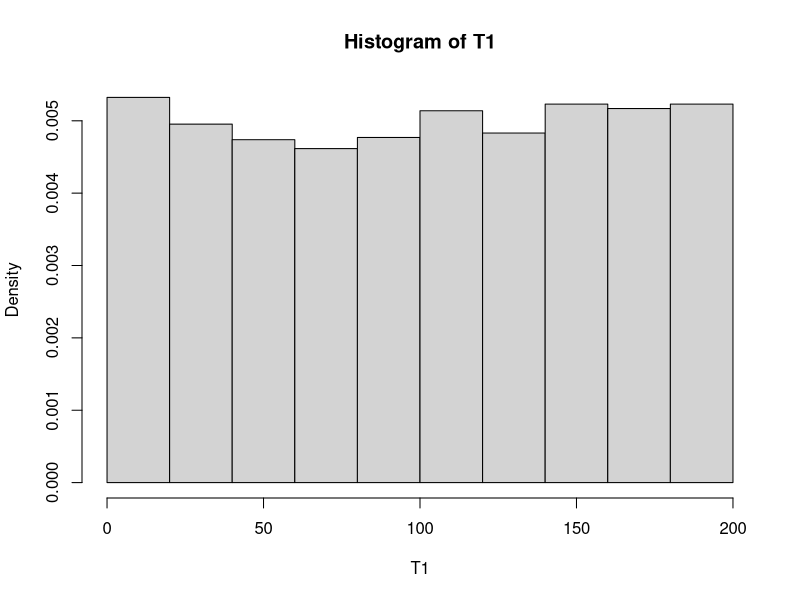
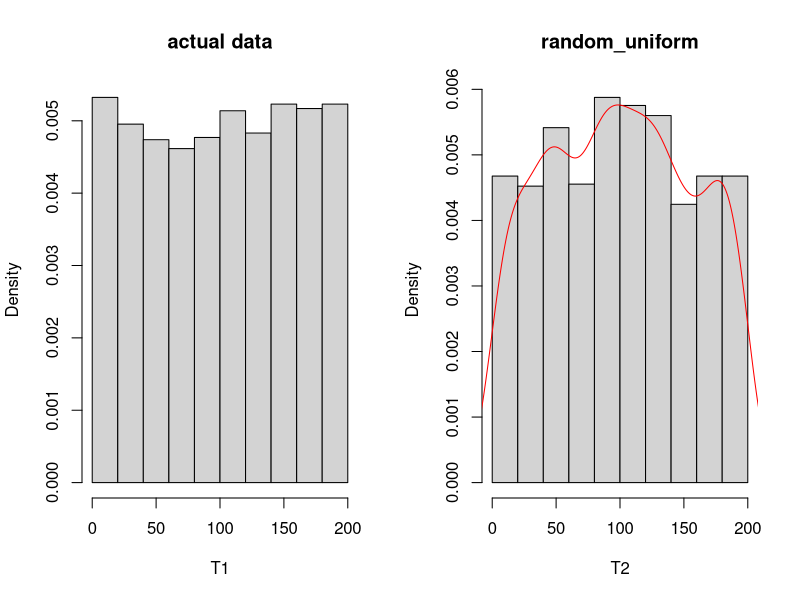
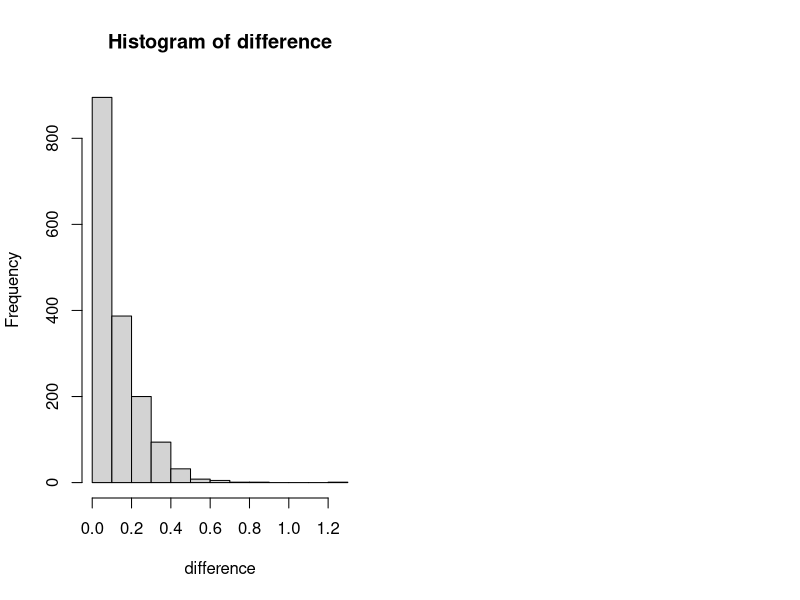
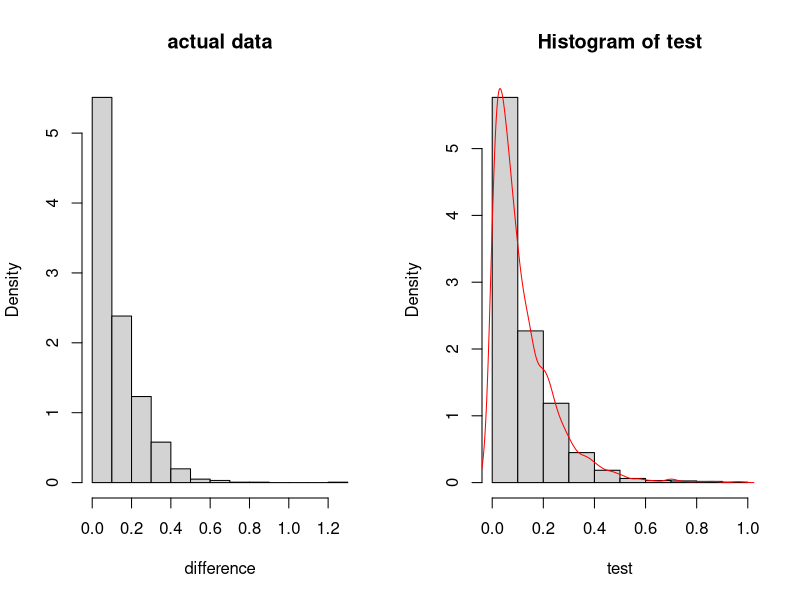
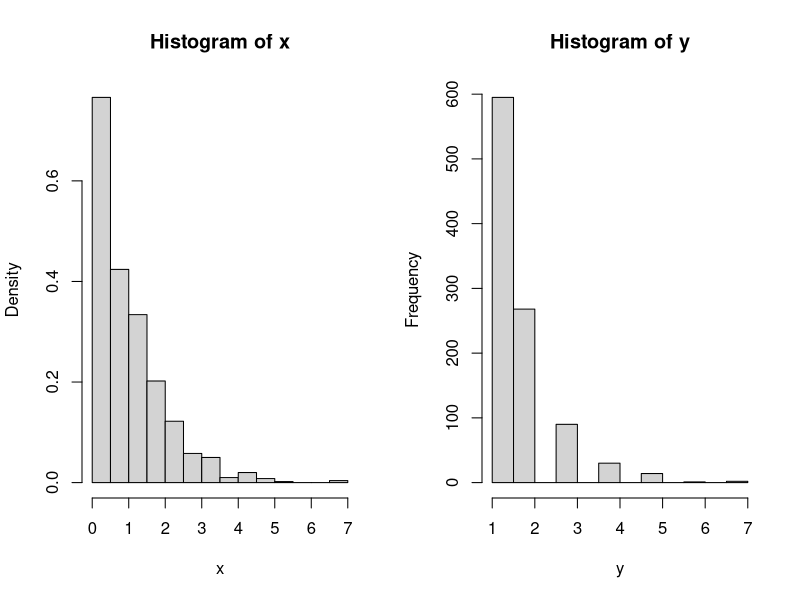
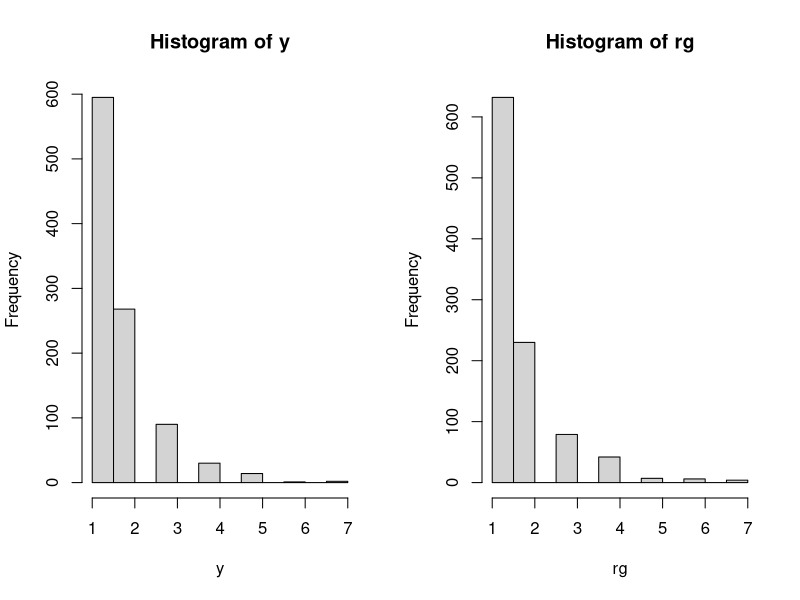

The R script that drew these images, in order:
## ---- chunk 1
knitr::opts_chunk$set(echo = TRUE,fig.height = 3.5)
## ---- chunk 2
#1
pnorm(-0.98,mean = -1,sd = sqrt(0.01))
#2.
pnorm(-1.02,mean = -1,sd = sqrt(0.01))
#3.
1-pnorm(-0.82,mean = -1,sd = sqrt(0.01))
#4.
pnorm(-0.96,mean = -1,sd = sqrt(0.01))-pnorm(-1.22,mean = -1,sd = sqrt(0.01))
## ---- chunk 3
#1.
qnorm(0.9)
#2.
qnorm(0.2)
#3. 
qnorm(1-(1-0.95)/2)

## ---- chunk 4
T1=read.table('dataexam.txt')
head(T1)
dim(T1)
## ---- chunk 5
T1=as.matrix(T1)
hist(T1,freq=FALSE)
## ---- chunk 6
maxT1=max(T1[,1])
minT1=min(T1[,1])
## ---- chunk 7
sm=mean(T1[,1])
ssd=sd(T1[,1])
sm
ssd
## ---- chunk 8
tm=(maxT1+minT1)/2
tsd=sqrt((maxT1-minT1)**2/12)
tm
tsd
## ---- chunk 9
T2=runif(1625, minT1, maxT1)
par(mfrow=c(1,2))
hist(T1,freq=FALSE,main="actual data")
hist(T2, freq = FALSE, main="random_uniform")
lines(density(T2),col='red')
#density(T2)
## ---- chunk 10
ks.test(T1,"punif",minT1,maxT1)
## ---- chunk 11
difference=diff(T1[,1])
hist(difference)
## ---- chunk 12
#actual
m=mean(difference)
m
#theoretical
lambda=1/m
lambda

#compare 2 histogram

par(mfrow=c(1,2))
hist(difference,freq=FALSE,main="actual data")
#curve(dexp(lambda))
test=rexp(n=1625,lambda)
hist(test,freq = FALSE)
#curve(dexp,xlim = c(0,1.2),add = TRUE)
lines(density(test),col='red')
## ---- chunk 13
ks.test(difference,"pexp",lambda)
## ---- chunk 14
t=qnorm(0.975) #1-0.05/2
lb=1/m*(1-t/sqrt(length(difference)))
ub=1/m*(1+t/sqrt(length(difference)))
cat("confidence interval:[",c(lb,ub),"]")
## ---- chunk 15
#random choose t and s
set.seed(10)
t=sample(1:5,1)
s=sample(1:5,1)
t
s

(1-pexp(t+s))/(1-pexp(t))

1-pexp(s)
## ---- chunk 16
set.seed(10)
par(mfrow=c(1,2))
x=rexp(1000)
hist(x, freq=FALSE)

y=floor(x)+1
hist(y)
table(y)
## ---- chunk 17
gp=1/mean(y)
par(mfrow=c(1,2))
hist(y)
rg=rgeom(1000,gp)+1
hist(rg)
## ---- chunk 18
ks.test(y,rg)
